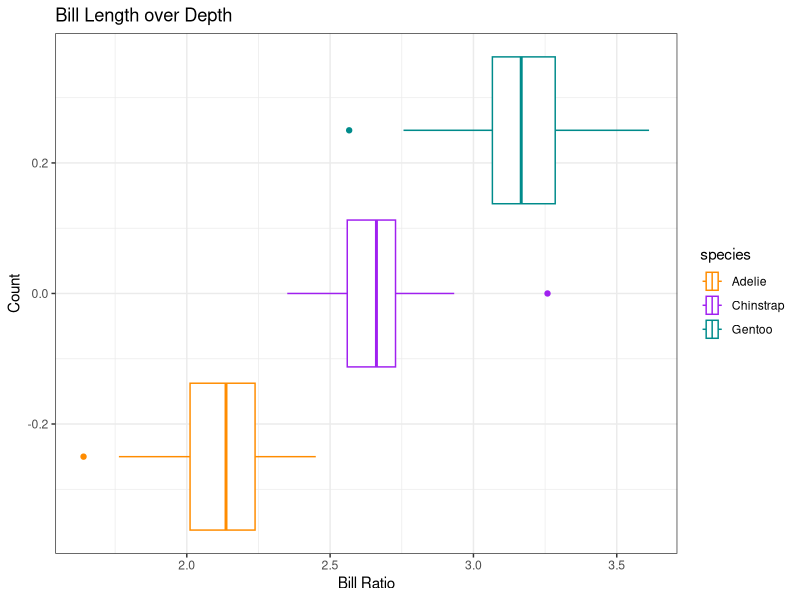
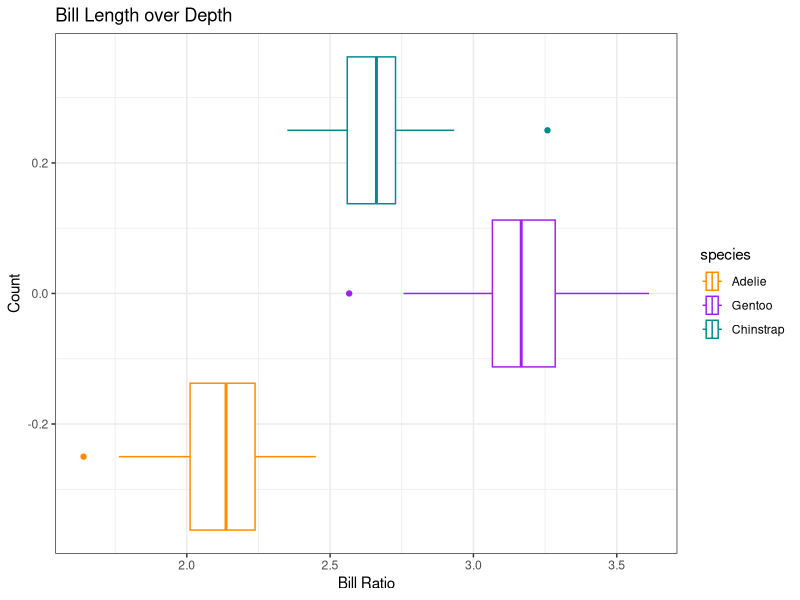
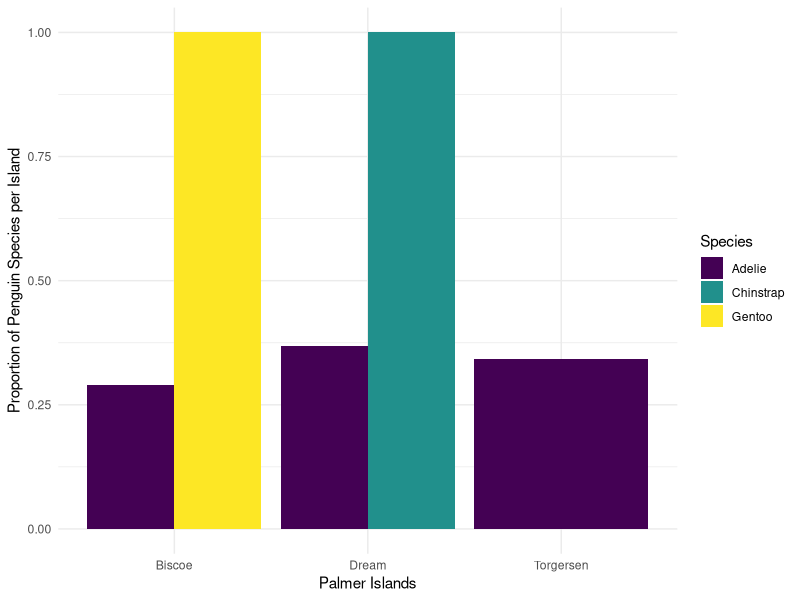

These figures' R source, in order:
## ---- chunk 1
knitr::opts_chunk$set(echo = TRUE, comment = "")
library(tidyverse)
library(palmerpenguins)
## ---- chunk 2
penguins %>%
  mutate(body_mass_kg = body_mass_g / 1000)
## ---- chunk 3
penguins %>% 
  drop_na() #if we leave it blank it will remove any row with an NA
## ---- chunk 4
penguins %>% 
  drop_na(sex) #adding a variable, removes rows with NA just for that variable
## ---- chunk 5
penguins %>% 
  mutate(bill_ratio = bill_length_mm/ bill_depth_mm) -> penguin_bill_ratio
## ---- chunk 6
penguin_bill_ratio %>% 
  ggplot(aes(x = bill_ratio))+
  geom_boxplot(aes(color = species))+
  labs(x = "Bill Ratio", 
       y = "Count",
       title = "Bill Length over Depth")+
  scale_color_manual(values = c("darkorange","purple","cyan4")) + 
  theme_bw()
## ---- chunk 7
penguins %>%
  mutate(bill_ratio = bill_length_mm/ bill_depth_mm,
         body_mass_kg = body_mass_g/1000,
         flipper_length_m = flipper_length_mm/1000)
## ---- chunk 8
penguins %>% 
  mutate(species = 
           fct_relevel(species, "Adelie", "Gentoo", "Chinstrap"),
         bill_ratio = bill_length_mm/ bill_depth_mm) %>% 
  ggplot(aes(x = bill_ratio))+
  geom_boxplot(aes(color = species))+
  labs(x = "Bill Ratio", 
       y = "Count",
       title = "Bill Length over Depth")+
  scale_color_manual(values = c("darkorange","purple","cyan4")) + 
  theme_bw()
  
## ---- chunk 9
penguins %>%
  group_by(species) %>%
  summarize(mass_mean = mean(body_mass_g, na.rm = TRUE),
            mass_sd = sd(body_mass_g, na.rm = TRUE))
## ---- chunk 10
penguins %>% 
  mutate(body_mass_kg = body_mass_g/1000) %>% 
  group_by(species, sex) %>% 
  drop_na(sex) %>% 
  summarize(mass_mean = mean(body_mass_g, na.rm = TRUE),
            mass_sd = sd(body_mass_g, na.rm = TRUE))
## ---- chunk 11
penguins %>% 
  filter(species == "Chinstrap") %>% 
  group_by(island) %>% 
  summarise(flip_max = max(flipper_length_mm), flip_min = min(flipper_length_mm)) 
## ---- chunk 12
penguins %>% 
  mutate(bill_ratio = bill_length_mm/bill_depth_mm) %>% 
  group_by(species) %>% 
  summarise(bill_ratio_mean = mean(bill_ratio, na.rm = TRUE))
## ---- chunk 13
penguins %>%
  group_by(species) %>%
  summarize(bill_length_mean = mean(bill_length_mm, na.rm = TRUE),
            bill_depth_mean = mean(bill_depth_mm, na.rm = TRUE),
            flipper_length_mean = mean(flipper_length_mm, na.rm = TRUE))
## ---- chunk 14
penguins %>%
  group_by(species) %>%
  summarize(across(ends_with("mm"), mean, na.rm = TRUE))
## ---- chunk 15
penguins %>%
  group_by(year) %>%
  summarise(across(starts_with("bill"), max, na.rm = TRUE, .names = "max_{.col}"))
## ---- chunk 16
penguins %>%
  group_by(year) %>%
  summarise(across(starts_with("bill"), max, na.rm = TRUE, .names = "{.col}_max"))
## ---- chunk 17
penguins %>%
  group_by(species) %>%
  summarize(across(contains("length"),
                   list(avg = mean, stdev = sd),
                   na.rm = TRUE,
                   .names = "{.fn}_{.col}"))
## ---- chunk 18
penguins %>% 
  group_by(island) %>% 
  summarise(across(contains("mm"),
                   median, 
                   na.rm = TRUE))
## ---- chunk 19
penguins %>% 
  filter(island != "Biscoe") %>% 
  select(species:body_mass_g) %>% 
  rename(spp_penguin = species) %>% 
  group_by(spp_penguin) %>% 
  summarize(across(contains("length"),
                   list(mean = mean),
                   na.rm = TRUE,
                   .names = "{.col}_{.fn}"))  
## ---- chunk 20
penguins %>%
  group_by(species) %>%
  summarize(n = n())
## ---- chunk 21
penguins %>%
  count(species)
## ---- chunk 22
penguins %>%
  count(species, year)  #It counts the number of species with in each year
## ---- chunk 23
penguins %>% 
  count(species, island) %>% #Counts the amount of species in each island
  group_by(species) %>% #with those counts we are grouping them by their species 
  mutate(total = sum(n),  #makes a new column with the count of the total number of each species. 
         prop = n/total) %>%  #makes a new column with the proportion of the total number of each species found at the island
  ggplot(aes(x = island, y = prop, fill = species)) + #starts the plot by stating what is going to be on the x axis and what will be on the y. also tells you what will be colored in. 
  geom_col(position = position_dodge()) + #tells you that it will be a column graphic and how the columns will be formatted. 
  scale_fill_viridis_d()+ #the color format to be used, this one happens to be good for those who are color blind
  labs(x = "Palmer Islands",
       y = "Proportion of Penguin Species per Island",
       fill = "Species") +
  theme_minimal()
## ---- chunk 24
penguins %>% 
  count(species, island, year)
## ---- chunk 25
penguins %>% 
  filter(species == "Adelie"|species == "Gentoo") %>% 
  drop_na(species, sex) %>% 
  count(species, sex, )
## ---- chunk 26
penguins %>%
  mutate(size_bin = case_when(
      body_mass_g > 4500 ~ "large",
      body_mass_g > 3000 & body_mass_g <= 4500 ~ "medium",
      body_mass_g <= 3000 ~ "small" ))
## ---- chunk 27
penguins %>%
  select(species, year, flipper_length_mm) %>%  #from the penguin data grabs the the variables species, year, and flipper_length_mm
  rename(study_year = year) %>%   #renames the year variable to be the study_year
  filter(species == "Adelie") %>%  #then grabbing any species with the name Adelie
  mutate(flipper_rank = case_when(   #makign a new field called flipper_rank on the case that...
    flipper_length_mm < 200 ~ 1,   #where fliper length is less than 200 it is going to be marked as 1
    flipper_length_mm >= 200 ~ 2,  #where fliper length is greater or equal to  200 it is going to be marked as 2
    TRUE ~ 0 # 0 for anything else (mostly wher ethe NA's are)
  ))
## ---- chunk 28
penguins %>% 
  mutate(study_year = case_when(
    year == 2007 ~ "Year 1", 
    year == 2008 ~ "Year 2", 
    year == 2009 ~ "Year 3",
    ))
## ---- chunk 29
penguins %>% 
  filter(species == "Chinstrap") %>% 
  select(flipper_length_mm, body_mass_g) %>% 
  mutate(fm_ratio = flipper_length_mm/body_mass_g,
         ratio_bin = case_when(
           fm_ratio <= 0.55 ~"High", 
           fm_ratio > 0.05 ~"Low", 
           TRUE ~ "No Record"
         ))
## ---- chunk 30
penguins %>% 
  count(species,sex, island) %>% 
  drop_na() %>% 
  group_by(island) %>% #with those counts we are grouping them by their species 
  mutate(total = sum(n),  #makes a new column with the count of the total number of each species. 
         prop = n/total) %>% 
  arrange(island, desc(prop))
